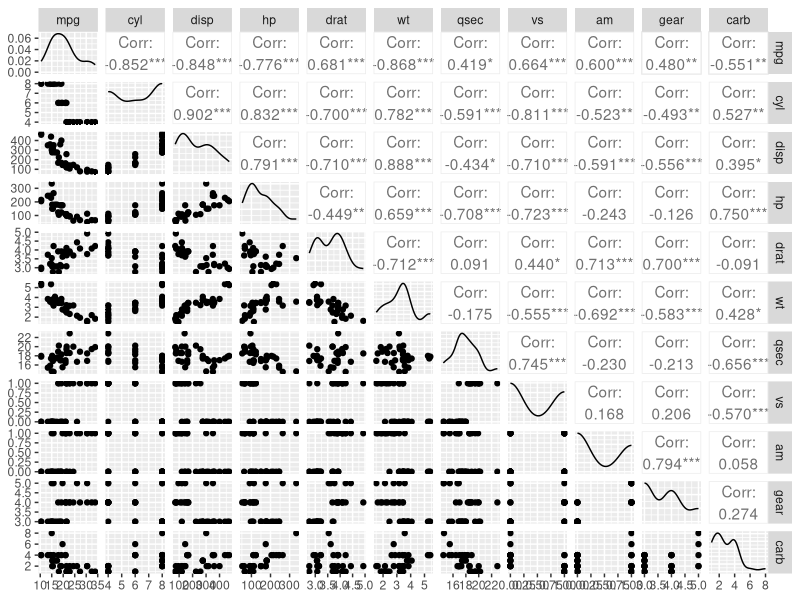
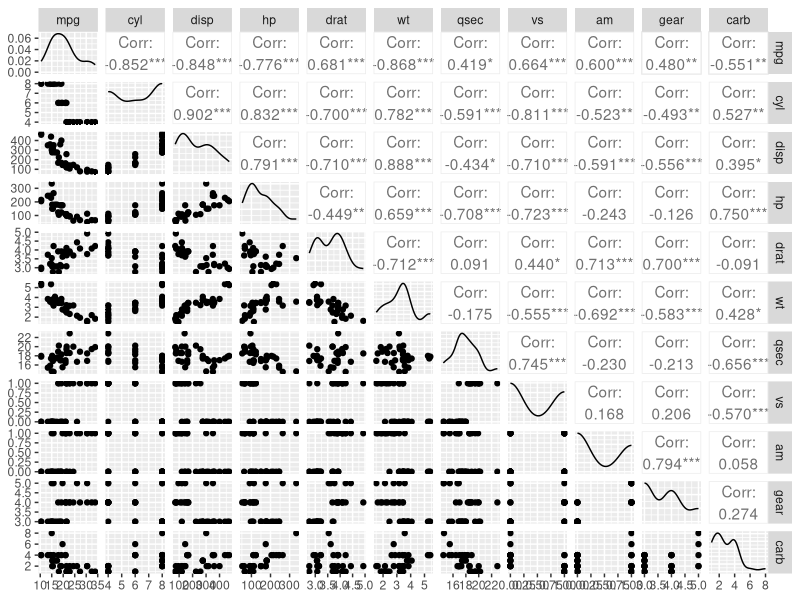

These charts were generated, in order, by the following R code: (Note: this script raises an error after producing the figures.)
## For loop practice

library(tidyverse)
library(crayon)
library(GGally)
library(here)



# exploratory plot

explor_plot <- ggpairs(mtcars)
explor_plot
ggsave(here("figs", "Mtcars_ggally_ggpairs_exploratory_plot.png"), height = 10, width = 10)

# double the mpg column of mtcars
steven <- for(i in seq(mtcars$mpg[i])) {
  
  mpg_x2 <- 2 * mtcars$mpg[i]
  
  print(paste(mpg_x2))
  
}

mpg_gear_plot <- ggplot(data = mtcars, aes(x = gear, y = mpg,color = cyl)) +
  geom_jitter(color = cyl) +
  theme(
    line = element
    
  )

mpg_gear_plot



